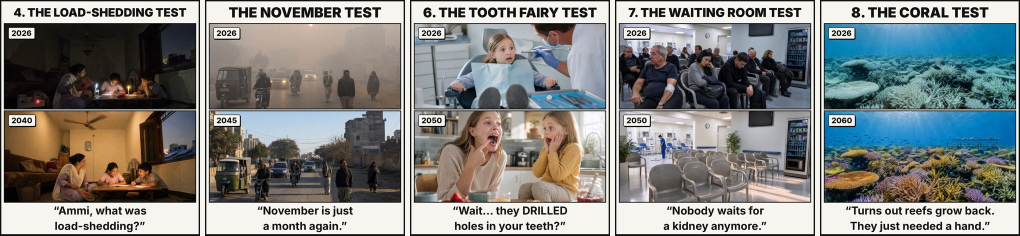
#> input picture memes/foresight-tests/00_contact_sheet.jpg, 2040 x 471 px, given in place of _thumb_src.png, which was not available (shown at 1/2 size)
$ python make_thumbnails.py ../../memes/foresight-tests/00_contact_sheet.jpg
#> lines starting #> are read from the running program, lines starting #| are printed output that depends on the picture; pictures that were not available may be replaced by others from this repository, and a replacement may not be noted
#!/usr/bin/env python3
"""Thumbnails from the finished render: Noor side-eyeing the ugly tomato (s01, 0.583 s) with the title.

  python3 make_thumbnails.py [render-tag]   ->  ../deliverables/GoodFood_NoDeadEnds_thumbnail.jpg (1920x1080)
                                                 ../deliverables/GoodFood_NoDeadEnds_thumbnail_9x16.jpg (1080x1920)
"""
import pathlib, subprocess, sys
from PIL import Image, ImageDraw, ImageFont

FILM = pathlib.Path(__file__).resolve().parent
OUT = FILM.parent / "deliverables"
BLACK = "/usr/share/fonts/opentype/inter/Inter-Black.otf"
INK, CREAM, RED, NIGHT = (31, 21, 14), (246, 241, 232), (216, 64, 31), (7, 6, 5)

def frame(tag, t=0.583):
#> called with t = 0.583
    p = FILM / "renders" / tag / "_thumb_src.png"
    subprocess.run(["ffmpeg", "-y", "-loglevel", "error", "-ss", f"{t}", "-i", str(FILM / "renders" / tag / "s01.mp4"), "-frames:v", "1", str(p)], check=True)
#> (this line was passed over: subprocess is not available in this run)
    return Image.open(p).convert("RGB")
#> returned value is the input picture: PIL image 2040x471 RGB; mean R, G, B 130.5, 132.6, 130.5

def title_line(d, text, font, x, y, colour, anchor):
    """draw 'WORDS.' with the full stop in tomato red; anchor 'r' = right edge at x, 'm' = centred on x"""
    body, dot = text[:-1], text[-1]
    wb = d.textlength(body, font=font); wd = d.textlength(dot, font=font); w = wb + wd
    x0 = x - w if anchor == "r" else x - w / 2
    d.text((x0, y), body, font=font, fill=colour); d.text((x0 + wb, y), dot, font=font, fill=RED)

def main():
    tag = sys.argv[1] if len(sys.argv) > 1 else "final"; OUT.mkdir(exist_ok=True)
    src = frame(tag); W, H = src.size
#> after `W, H = src.size`: W = 2040; H = 471
    # 16:9: title on the plain kitchen wall to the right of Noor
    img = src.copy(); d = ImageDraw.Draw(img); f = ImageFont.truetype(BLACK, round(100 * H / 1080))
    lh = round(104 * H / 1080); y0 = round(372 * H / 1080); xr = W - round(64 * W / 1920)
#> after `lh = round(104 * H / 1080)`: lh = 45
#> after `y0 = round(372 * H / 1080)`: y0 = 162
#> after `xr = W - round(64 * W / 1920)`: xr = 1972
    title_line(d, "GOOD FOOD.", f, xr, y0, INK, "r"); title_line(d, "NO DEAD ENDS.", f, xr, y0 + lh, INK, "r")
    img.save(OUT / "GoodFood_NoDeadEnds_thumbnail.jpg", quality=92, optimize=True)
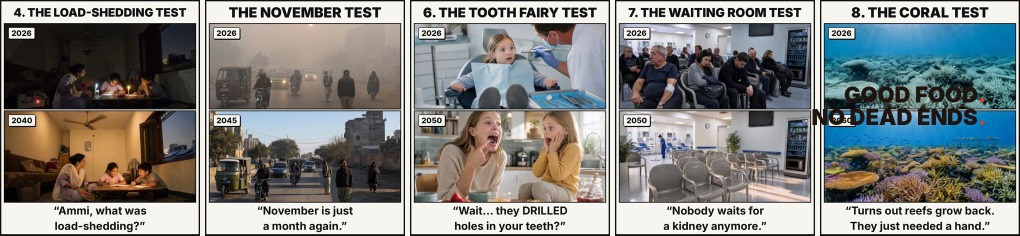
#> saved as GoodFood_NoDeadEnds_thumbnail.jpg: PIL image 2040x471 RGB (shown at 1/2 size); mean R, G, B 129.7, 131.2, 128.8
    # 9:16 poster: a native-resolution square of Noor and the tomato, the title above and below on the title-card black
    P = Image.new("RGB", (1080, 1920), NIGHT); sq = round(H * 1.0); cx = round(0.4375 * W)
#> after `sq = round(H * 1.0)`: sq = 471
#> after `cx = round(0.4375 * W)`: cx = 892
    shot = src.crop((cx - sq // 2, 0, cx + sq // 2, sq)).resize((1080, 1080), Image.LANCZOS); P.paste(shot, (0, 420))
#> after `shot = src.crop((cx - sq // 2, 0, cx + sq // 2, sq)).resize((1080, 108`:
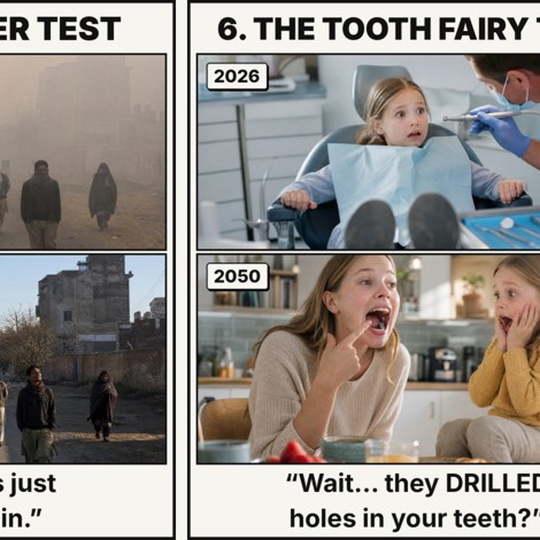
#> shot: PIL image 1080x1080 RGB (shown at 1/2 size); mean R, G, B 147.7, 143.1, 138.6
#> after `P.paste(shot, (0, 420))`:
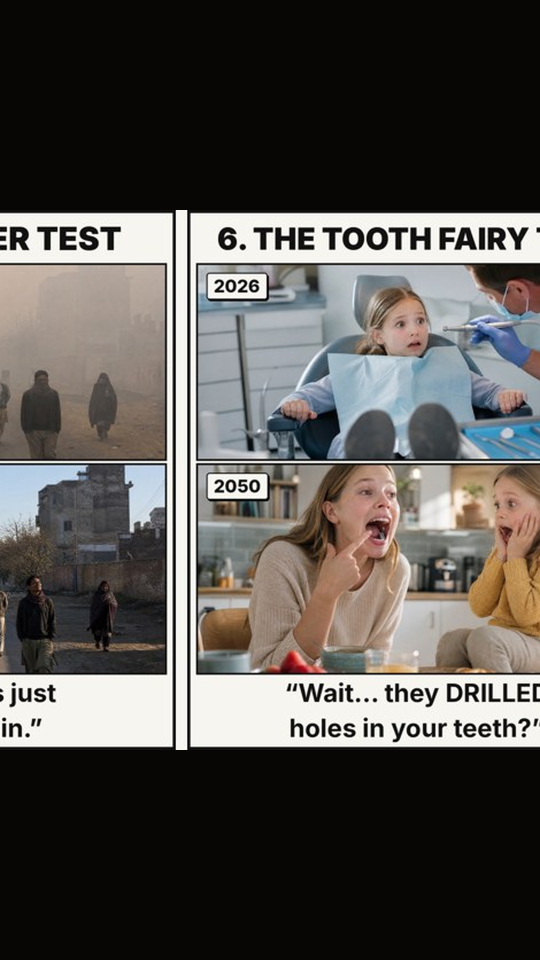
#> P: PIL image 1080x1920 RGB (shown at 1/2 size); mean R, G, B 86.2, 83.1, 80.1
    d = ImageDraw.Draw(P); f2 = ImageFont.truetype(BLACK, 112)
    title_line(d, "GOOD FOOD.", f2, 540, 228, CREAM, "m"); title_line(d, "NO DEAD ENDS.", f2, 540, 1566, CREAM, "m")
    P.save(OUT / "GoodFood_NoDeadEnds_thumbnail_9x16.jpg", quality=92, optimize=True)
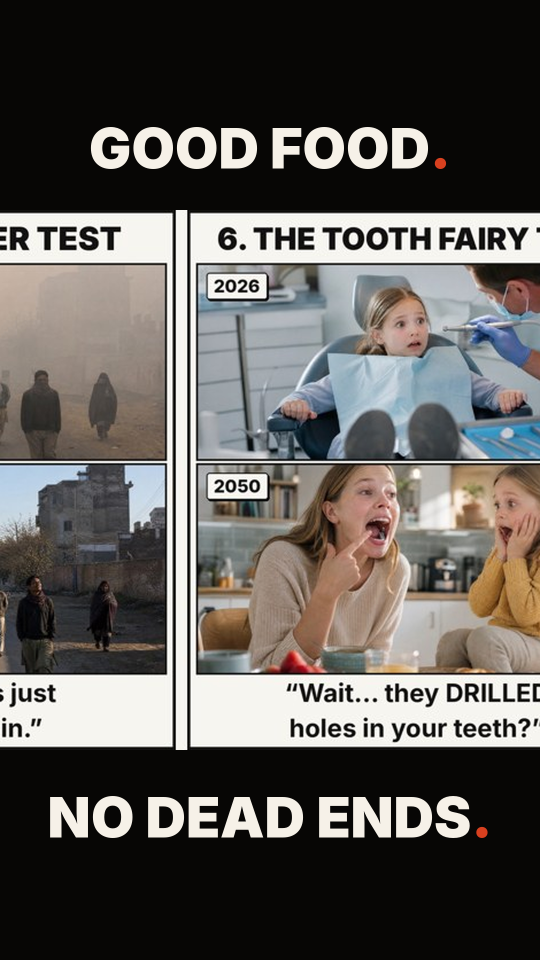
#> saved as GoodFood_NoDeadEnds_thumbnail_9x16.jpg: PIL image 1080x1920 RGB (shown at 1/2 size); mean R, G, B 94.6, 91.4, 88.1
    print("thumbnails written to", OUT)

if __name__ == "__main__":
    main()

$ run again, on memes/foresight-tests/04_load_shedding_test.jpg
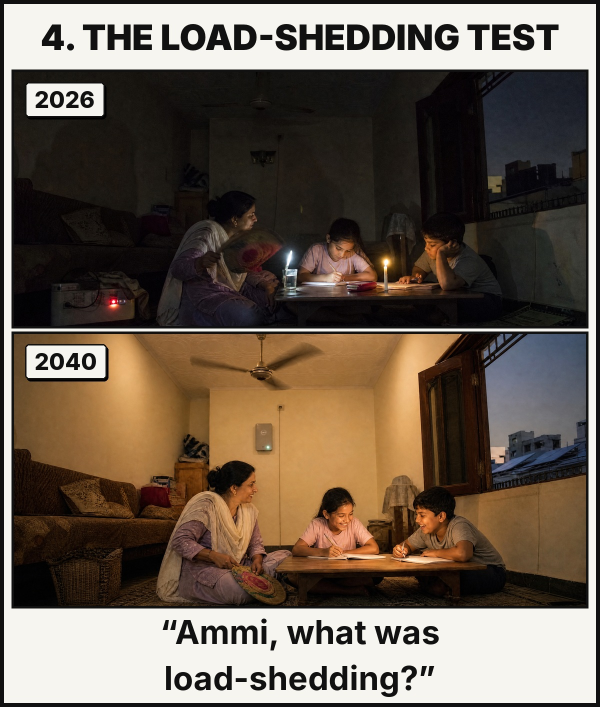
#> input picture memes/foresight-tests/04_load_shedding_test.jpg, 1200 x 1414 px, given in place of _thumb_src.png, which was not available (shown at 1/2 size)
#> in frame, returned value is the input picture: PIL image 1200x1414 RGB; mean R, G, B 107.4, 94.2, 81.4
#> in main, `shot = src.crop((cx - sq // 2, 0, cx + sq // 2, sq)).resize((1080, 108`:
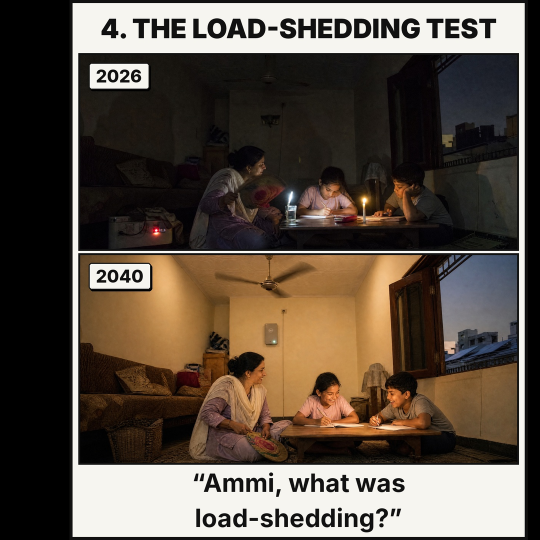
#> shot: PIL image 1080x1080 RGB (shown at 1/2 size); mean R, G, B 91.1, 79.9, 69.1
#> in main, `P.save(OUT / "GoodFood_NoDeadEnds_thumbnail_9x16.jpg", quality=92, opt..`:
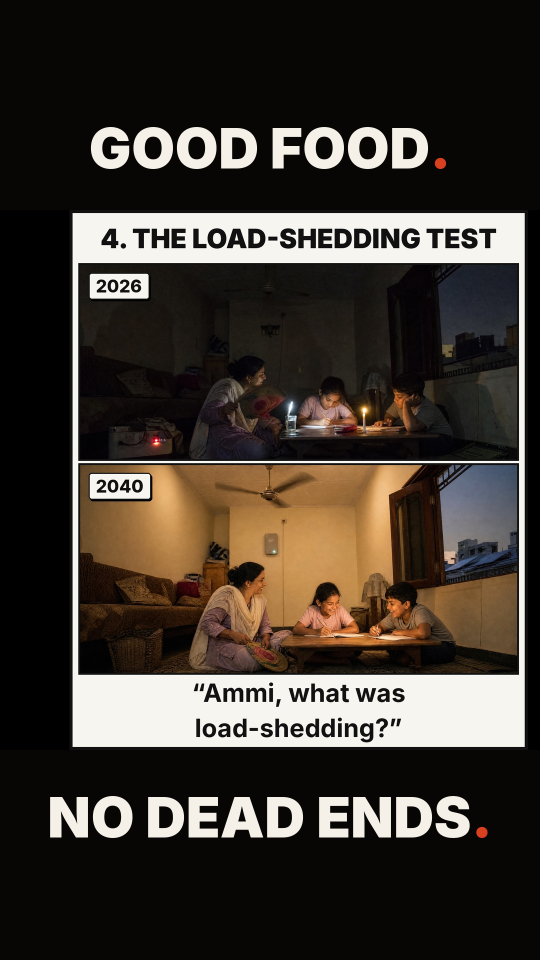
#> saved as GoodFood_NoDeadEnds_thumbnail_9x16.jpg: PIL image 1080x1920 RGB (shown at 1/2 size); mean R, G, B 62.8, 55.8, 49
